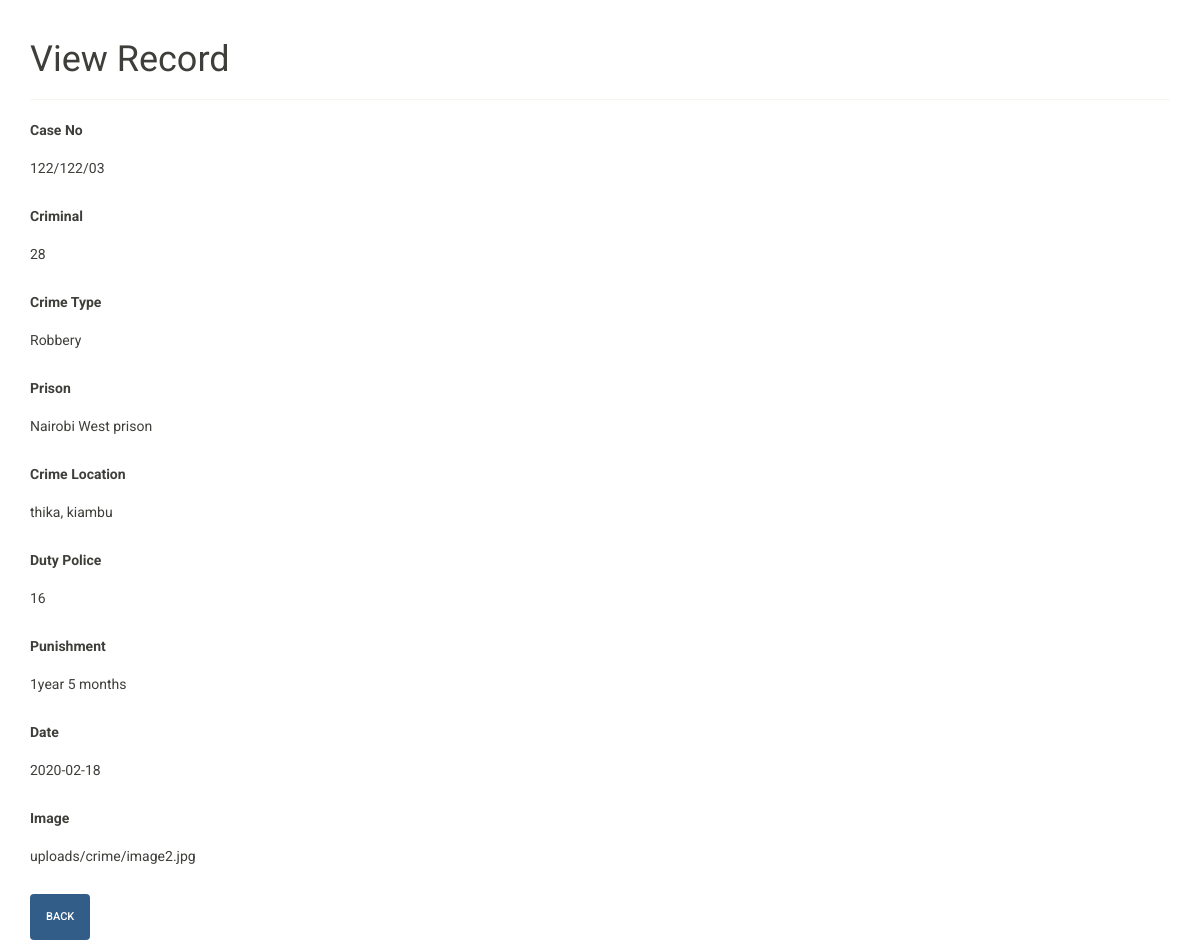
/read-crime.php?id=39, run on the app's committed database.
### tables this page shows
CREATE TABLE `crime` (
 `id` int(11) NOT NULL,
 `caseno` varchar(250) NOT NULL,
 `punishment` varchar(250) DEFAULT NULL,
 `criminal_ID` int(11) DEFAULT NULL,
 `crimeType` varchar(250) DEFAULT NULL,
 `crimeCategory` varchar(250) DEFAULT NULL,
 `prison` varchar(250) DEFAULT NULL,
 `court` varchar(250) DEFAULT NULL,
 `date` date DEFAULT NULL,
 `place` varchar(250) DEFAULT NULL,
 `description` longtext,
 `police_Id` int(11) DEFAULT NULL,
 `image` varchar(250) DEFAULT NULL,
 `uploads_on` datetime NOT NULL
);

### read-crime.php (the view, shortened to what this page needs)
<!DOCTYPE html>
<html lang="en">
<head>
  <link rel="stylesheet" href="css/bootstrap.min.css">
</head>
<body>
  <?php
  if (isset($_GET["id"]) && !empty(trim($_GET["id"]))) {
    require_once "server.php";
    $id = trim($_GET["id"]);
    $query = mysqli_query($db, "SELECT * FROM crime WHERE ID = '$id'");
    if ($row = mysqli_fetch_assoc($query)) {
      $caseno   = $row['caseno'];
      $Punishment    = $row["punishment"];
      $Criminal = $row['criminal_ID'];
      $CrimeType = $row["crimeType"];
      $Prison = $row["prison"];
      $Date = $row["date"];
      $Place = $row["place"];
      $PoliceId = $row["police_Id"];
      $Image = $row["image"];
    } else {
      exit();
    }
  } else {
    header("location: home.php");
    exit();
  }
  ?>
  <div class="wrapper">
    <div class="container-fluid">
      <div class="col-md-12">
        <div class="page-header">
          <h1>View Record</h1>
        </div>
        <div class="form-group">
          <label>Case No</label>
          <p class="form-control-static"><?php echo $caseno ?></p>
        </div>
        <div class="form-group">
          <label>Criminal</label>
          <p class="form-control-static"><?php echo $Criminal ?></p>
        </div>
        <div class="form-group">
          <label>Crime Type</label>
          <p class="form-control-static"><?php echo $CrimeType ?></p>
        </div>
        <div class="form-group">
          <label>Prison</label>
          <p class="form-control-static"><?php echo $Prison ?></p>
        </div>
        <div class="form-group">
          <label>Crime Location</label>
          <p class="form-control-static"><?php echo $Place ?></p>
        </div>
        <div class="form-group">
          <label>Duty Police</label>
          <p class="form-control-static"><?php echo $PoliceId ?></p>
        </div>
        <div class="form-group">
          <label>Punishment</label>
          <p class="form-control-static"><?php echo $Punishment ?></p>
        </div>
        <div class="form-group">
          <label>Date</label>
          <p class="form-control-static"><?php echo $Date ?></p>
        </div>
        <div class="form-group">
          <label>Image</label>
          <p class="form-control-static"><?php echo $Image ?></p>
        </div>
        <p><a href="home.php" class="btn btn-primary">Back</a></p>
      </div>
    </div>
  </div>
</body>
</html>

### read-crime.php (style rules this page uses)
.wrapper { width: 1200px; margin: 0 auto; }

### data on the page
crime: caseno "122/122/03", criminal_ID "28", crimeType "Robbery", prison "Nairobi West prison", place "thika, kiambu", police_Id "16", punishment "1year 5 months", date "2020-02-18", image "uploads/crime/image2.jpg"
